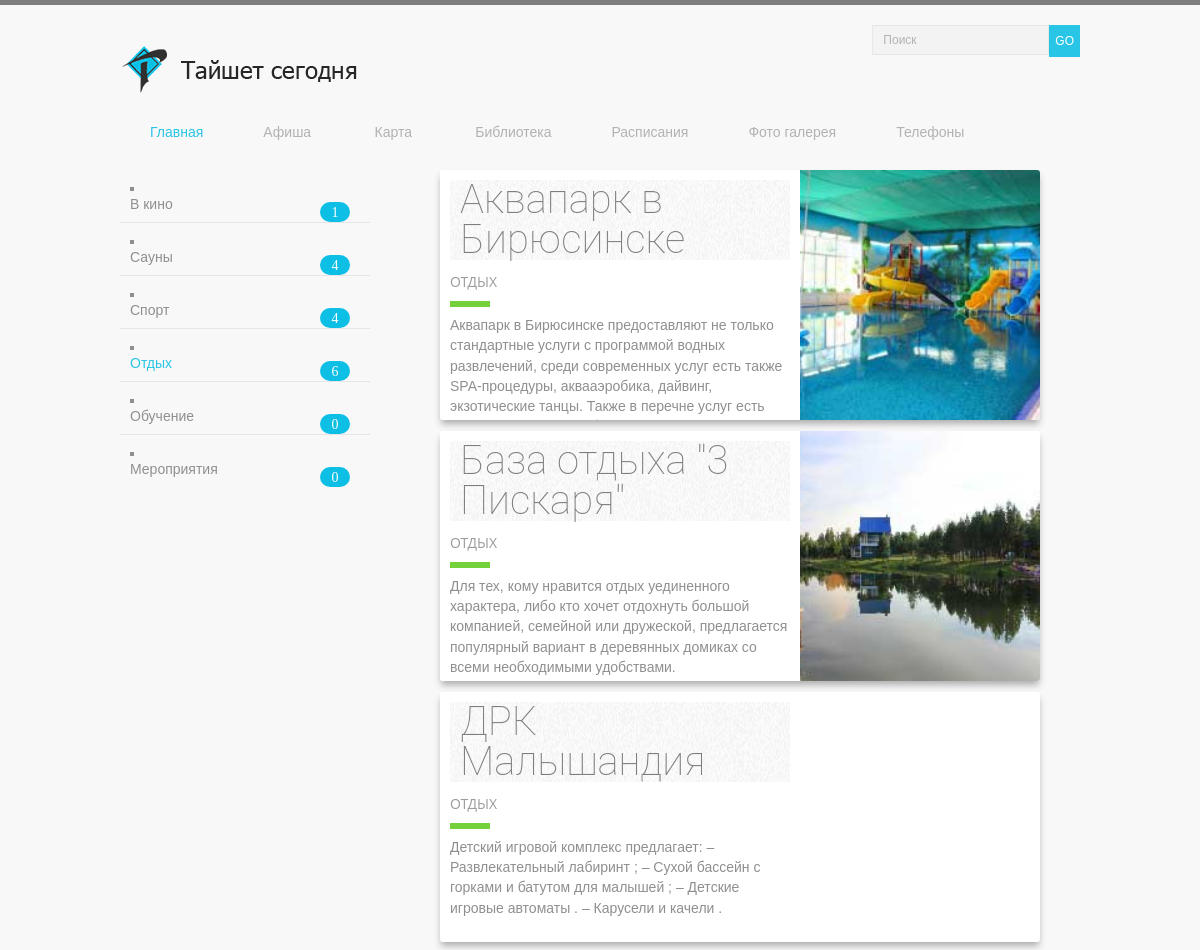
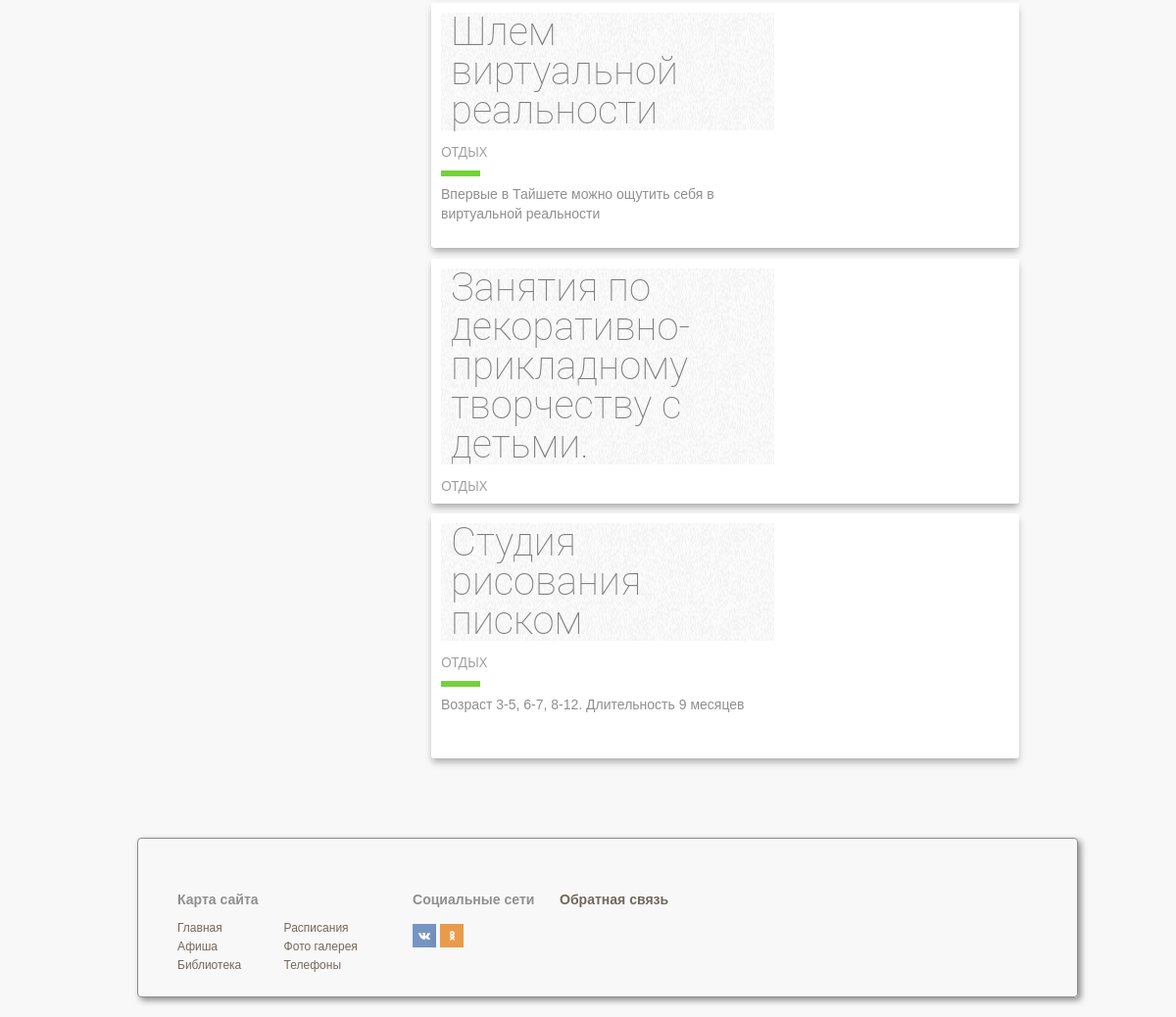
The app's page /restAfisha.php, older data (2 pictures, top to bottom).
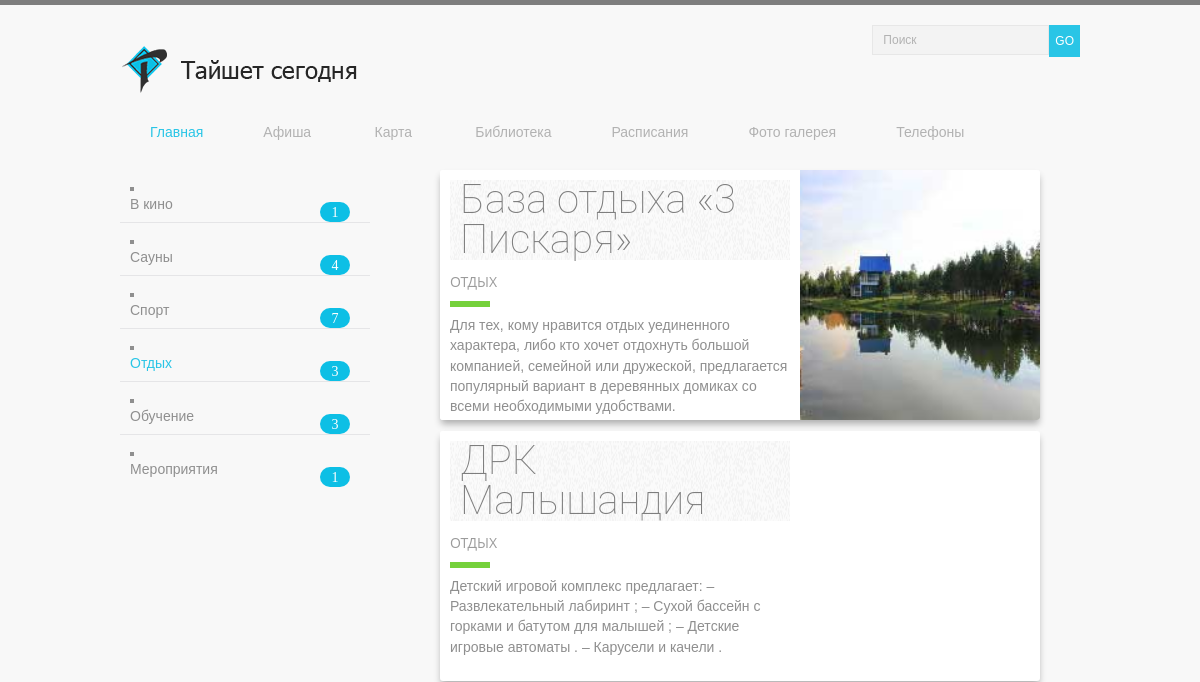
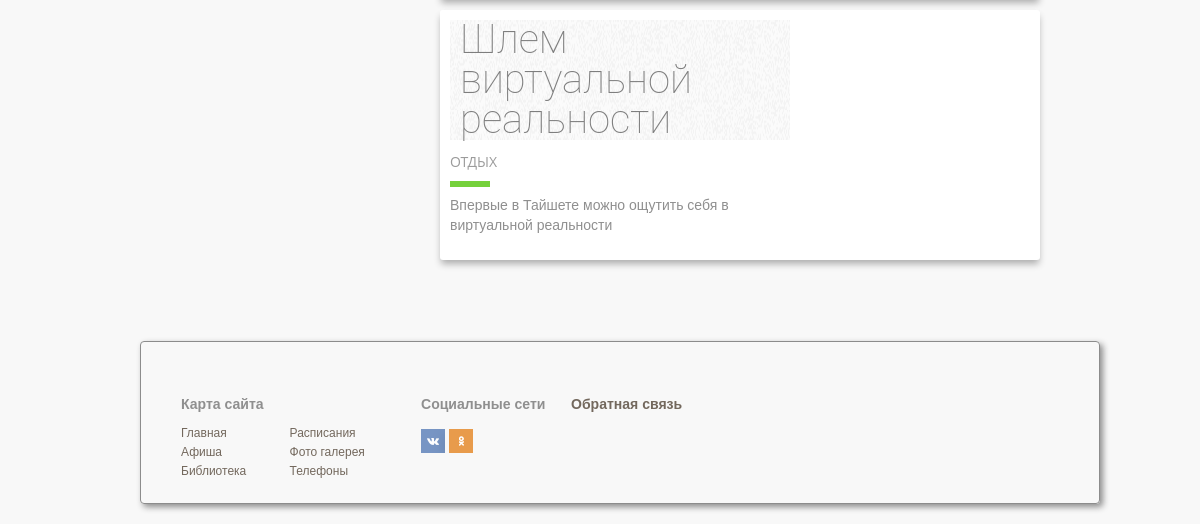
The same page, newer data (2 pictures, top to bottom).
### tables this page shows
CREATE TABLE afisha (id INTEGER PRIMARY KEY, name_tipe TEXT, img TEXT, zag TEXT, date TEXT, time TIME, place TEXT, tel TEXT, money TEXT, tipe TEXT, big TEXT);

### template/blockPageAfishaSix.php (the view, shortened to what this page needs)
<section>
	<?php
    $db = new PDO("sqlite:admin/post3.db");
  	$res = $db->query("SELECT * FROM afisha WHERE name_tipe = 'отдых';");
	foreach ($res as $array) {
		$block_img = $array['img'];
		$block_zag = $array['zag'];
        $block_text = $array['tipe'];
        $block_tipe = $array['name_tipe'];
		 echo("<div class=\"blog-card alt\">");
	     echo("<div class=\"photo\" style=\"background: url(".$block_img.") center / cover no-repeat;\"></div>");
		 echo("<div class=\"description\">");
		 echo("<h1>".$block_zag."</h1>");
		 echo("<h2>".$block_tipe."</h2>");
		 echo("<p class=\"summary\">".$block_text."</p>");
	     echo("</div>");
		 echo("</div>");
		 }
	?>
</section>

### template/leftMenuAfisha.php
<aside>
<nav>
	<ul class="aside-menu">
	<?php
	$db = new PDO("sqlite:admin/post3.db");
  	$res = $db->query("SELECT COUNT(id) FROM afisha WHERE name_tipe = 'мероприятия';");
  	$resTwo = $db->query("SELECT COUNT(id) FROM afisha WHERE name_tipe = 'кино';");
  	$resThree = $db->query("SELECT COUNT(id) FROM afisha WHERE name_tipe = 'сауны';");
  	$resFore = $db->query("SELECT COUNT(id) FROM afisha WHERE name_tipe = 'спорт';");
  	$resFive = $db->query("SELECT COUNT(id) FROM afisha WHERE name_tipe = 'отдых';");
  	$resSix = $db->query("SELECT COUNT(id) FROM afisha WHERE name_tipe = 'обучение';");
  	$rows= $res->fetchColumn();
  	$rowsTwo= $resTwo->fetchColumn();
    $rowsThree= $resThree->fetchColumn();
    $rowsFore= $resFore->fetchColumn();
    $rowsFive= $resFive->fetchColumn();
     $rowsSix= $resSix->fetchColumn();
		echo("<li><a href=\"afisha.php\">В кино</a><p class=\"blueBlock\">".$rowsTwo."</p></li>");
		echo("<li><a href=\"saunaAfisha.php\">Сауны<p class=\"blueBlock\">".$rowsThree."</p></a></li>");
		echo("<li><a href=\"sportAfisha.php\">Спорт<p class=\"blueBlock\">".$rowsFore."</p></a></li>");
		echo("<li><a href=\"restAfisha.php\">Отдых<p class=\"blueBlock\">".$rowsFive."</p></a></li>");
		echo("<li><a href=\"aducationAfisha.php\">Обучение<p class=\"blueBlock\">".$rowsSix."</p></a></li>");
		echo("<li><a href=\"sityAfisha.php\">Мероприятия<p class=\"blueBlock\">".$rows."</p></a></li>");
		?>
	</ul>
</nav>
</aside>

Row changes from the older to the newer data that the page shows:
removed afisha: img (picture), zag "Аквапарк в Бирюсинске", name_tipe "ОТДЫХ", tipe "Аквапарк в Бирюсинске предоставляют не только стандартные услуги с программой водных развлечений, среди современных услуг есть также SPA-процедуры, аквааэробика, дайвинг, экзотические танцы. Также в перечне услуг есть…"
no longer on this page (row edited): afisha: zag "Занятия по декоративно-прикладному творчеству с детьми.", name_tipe "ОТДЫХ"
no longer on this page (row edited): afisha: zag "Студия рисования писком", name_tipe "ОТДЫХ", tipe "Возраст 3-5, 6-7, 8-12. Длительность 9 месяцев"
changed afisha: zag "База отдыха \"3 Пискаря\"" → "База отдыха «3 Пискаря»"
Text that changed along with them:
$rowsFore: "4" → "7"
$rowsFive: "6" → "3"
$rowsSix: "0" → "3"
$rows: "0" → "1"
